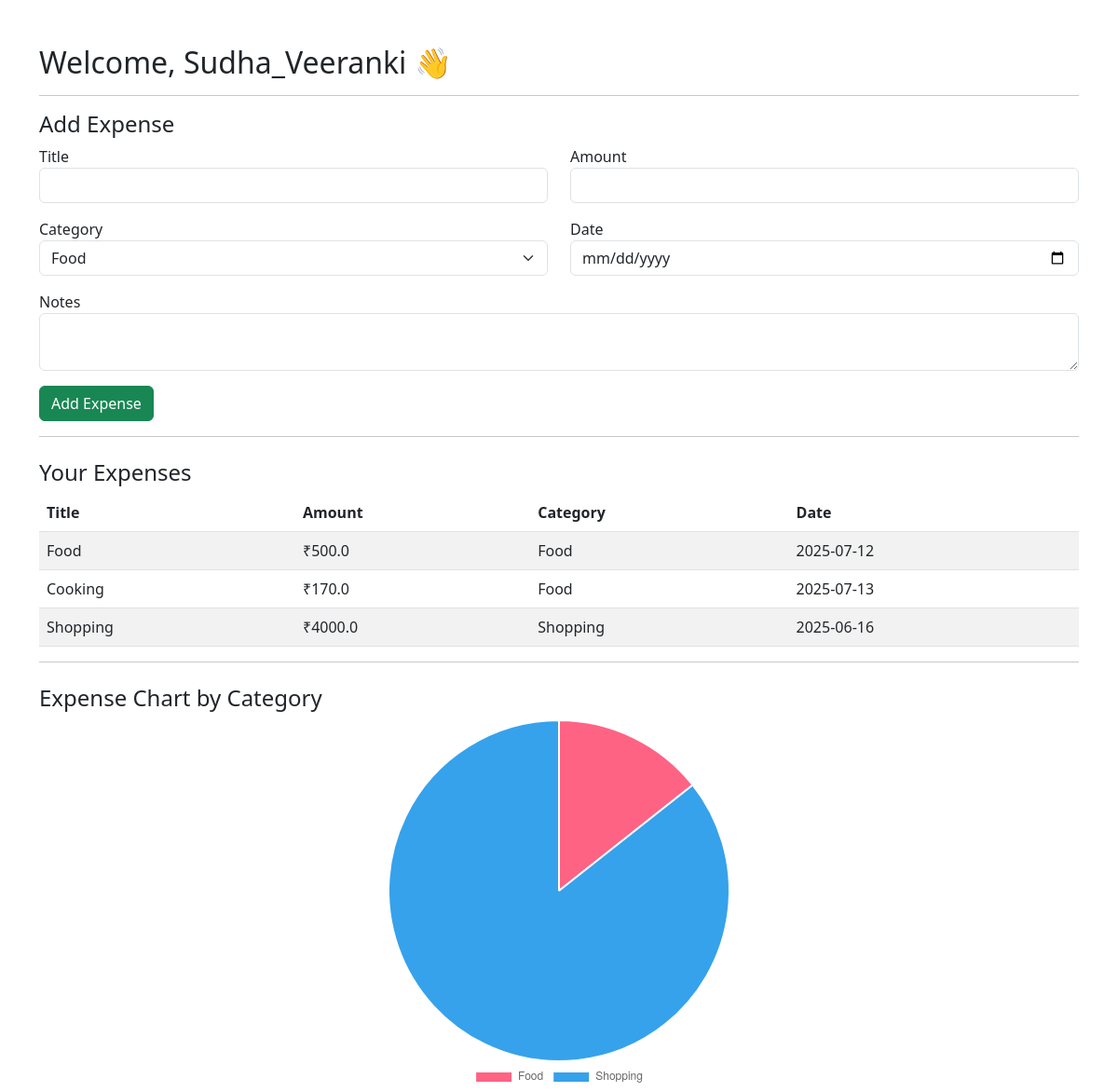
The page /dashboard (signed in) on the database its author committed.
### models.py (models this page shows)
class User(db.Model, UserMixin):
    id = db.Column(db.Integer, primary_key=True)
    username = db.Column(db.String(150), nullable=False, unique=True)
    email = db.Column(db.String(150), nullable=False, unique=True)
    password = db.Column(db.String(200), nullable=False)
    expenses = db.relationship('Expense', backref='user', lazy=True)

class Expense(db.Model):
    id = db.Column(db.Integer, primary_key=True)
    title = db.Column(db.String(100), nullable=False)
    amount = db.Column(db.Float, nullable=False)
    category = db.Column(db.String(50), nullable=False)
    date = db.Column(db.Date, nullable=False)
    user_id = db.Column(db.Integer, db.ForeignKey('user.id'), nullable=False)

### app.py (the view, shortened to what this page needs)
@app.route('/dashboard', methods=['GET', 'POST'])
@login_required
def dashboard():
    form = ExpenseForm()
    expenses = Expense.query.filter_by(user_id=current_user.id).all()
    category_totals = {}
    for expense in expenses:
        category_totals[expense.category] = category_totals.get(expense.category, 0) + expense.amount
    labels = list(category_totals.keys())
    values = list(category_totals.values())
    return render_template(
        'dashboard.html',
        form=form,
        expenses=expenses,
        name=current_user.username,
        labels=labels,
        values=values
    )

### forms.py
class ExpenseForm(FlaskForm):
    title = StringField('Title', validators=[DataRequired()])
    amount = FloatField('Amount', validators=[DataRequired()])
    category = SelectField('Category', choices=[
        ('Food', 'Food'),
        ('Travel', 'Travel'),
        ('Shopping', 'Shopping'),
        ('Bills', 'Bills'),
        ('Other', 'Other')
    ])
    date = DateField('Date', validators=[DataRequired()])
    notes = TextAreaField('Notes')
    submit = SubmitField('Add Expense')

### app.py (called while the page is built)
@login_manager.user_loader
def load_user(user_id):
    return User.query.get(int(user_id))

### templates/dashboard.html (shortened to what this page needs)
{% extends "layout.html" %}
{% block content %}
<h2>Welcome, {{ name }} 👋</h2>
<hr>
<h4>Add Expense</h4>
<form method="POST">
    <div class="row">
        <div class="col-md-6 mb-3">{{ form.title.label }} {{ form.title(class="form-control") }}</div>
        <div class="col-md-6 mb-3">{{ form.amount.label }} {{ form.amount(class="form-control") }}</div>
        <div class="col-md-6 mb-3">{{ form.category.label }} {{ form.category(class="form-select") }}</div>
        <div class="col-md-6 mb-3">{{ form.date.label }} {{ form.date(class="form-control") }}</div>
        <div class="col-12 mb-3">{{ form.notes.label }} {{ form.notes(class="form-control") }}</div>
    </div>
    {{ form.submit(class="btn btn-success") }}
</form>
<hr>
<h4 class="mt-4">Your Expenses</h4>
<table class="table table-striped">
    <thead>
        <tr>
            <th>Title</th>
            <th>Amount</th>
            <th>Category</th>
            <th>Date</th>
        </tr>
    </thead>
    <tbody>
        {% for expense in expenses %}
        <tr>
            <td>{{ expense.title }}</td>
            <td>₹{{ expense.amount }}</td>
            <td>{{ expense.category }}</td>
            <td>{{ expense.date }}</td>
        </tr>
        {% endfor %}
    </tbody>
</table>
<hr>
<h4 class="mt-4">Expense Chart by Category</h4>
<canvas id="expenseChart" width="400" height="400"></canvas>
<script>
    document.addEventListener("DOMContentLoaded", function () {
        const ctx = document.getElementById('expenseChart').getContext('2d');
        const expenseChart = new Chart(ctx, {
            type: 'pie',
            data: {
                labels: {{ labels | tojson }},
                datasets: [{
                    label: 'Expenses',
                    data: {{ values | tojson }},
                    backgroundColor: [
                        '#ff6384',
                        '#36a2eb',
                        '#ffce56',
                        '#4bc0c0',
                        '#9966ff',
                        '#ff9f40',
                        '#00a86b'
                    ]
                }]
            },
            options: {
                responsive: true,
                plugins: {
                    legend: {
                        position: 'bottom'
                    }
                }
            }
        });
    });
</script>
{% endblock %}

### templates/layout.html (shortened to what this page needs)
<!DOCTYPE html>
<html lang="en">
<head>
    <link href="https://cdn.jsdelivr.net/npm/bootstrap@5.3.0/dist/css/bootstrap.min.css" rel="stylesheet">
</head>
<body>
    <div class="container mt-5">
        {% block content %}{% endblock %}
    </div>
</body>
</html>

### templates/dashboard.html (style rules this page uses)
#expenseChart { max-width: 400px; max-height: 400px; margin: auto; display: block; }

### rows shown on the page
User: username "Sudha_Veeranki"
Expense: title "Food", amount "500.0", category "Food", date "2025-07-12"
Expense: title "Cooking", amount "170.0", category "Food", date "2025-07-13"
Expense: title "Shopping", amount "4000.0", category "Shopping", date "2025-06-16"

### other values the page prints
chart data {{ labels | tojson }} ["Food", "Shopping"]
chart data {{ values | tojson }} [670.0, 4000.0]
